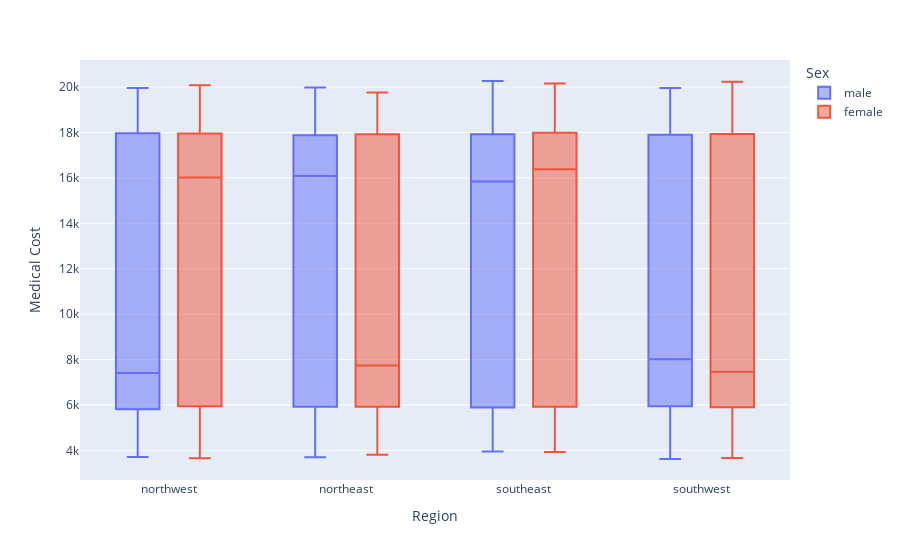

Notebook source saved alongside this figure:
### Code cell
fig=px.box(df,x="Region",y="Medical Cost",color="Sex")
fig.show()

### Figure 1 — Plotly figure (JSON) as saved in the notebook; plotly's stock layout.template omitted (floating-point values rounded to 4 significant figures; data arrays with more than 128 entries replaced by an {"elided": "..."} marker saying what was removed)
{"data": [{"alignmentgroup": "True", "hovertemplate": "Sex=male<br>Region=%{x}<br>Medical Cost=%{y}<extra></extra>", "legendgroup": "male", "marker": {"color": "#636efa"}, "name": "male", "notched": false, "offsetgroup": "male", "orientation": "v", "showlegend": true, "type": "box", "x": {"elided": "4966 str values"}, "x0": " ", "xaxis": "x", "y": {"elided": "4966 float values"}, "y0": " ", "yaxis": "y"}, {"alignmentgroup": "True", "hovertemplate": "Sex=female<br>Region=%{x}<br>Medical Cost=%{y}<extra></extra>", "legendgroup": "female", "marker": {"color": "#EF553B"}, "name": "female", "notched": false, "offsetgroup": "female", "orientation": "v", "showlegend": true, "type": "box", "x": {"elided": "5034 str values"}, "x0": " ", "xaxis": "x", "y": {"elided": "5034 float values"}, "y0": " ", "yaxis": "y"}], "layout": {"boxmode": "group", "legend": {"title": {"text": "Sex"}, "tracegroupgap": 0}, "margin": {"t": 60}, "xaxis": {"anchor": "y", "domain": [0, 1], "title": {"text": "Region"}}, "yaxis": {"anchor": "x", "domain": [0, 1], "title": {"text": "Medical Cost"}}}}
